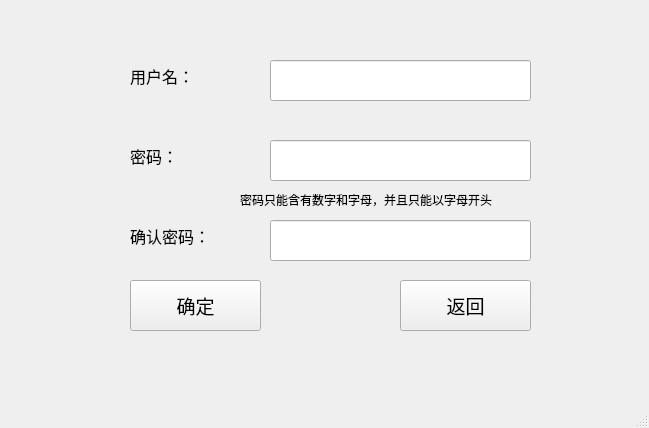
<?xml version="1.0" encoding="UTF-8"?>
<ui version="4.0">
 <class>registerWindow</class>
 <widget class="QMainWindow" name="registerWindow">
  <property name="geometry">
   <rect>
    <x>0</x>
    <y>0</y>
    <width>649</width>
    <height>428</height>
   </rect>
  </property>
  <property name="windowTitle">
   <string>注册</string>
  </property>
  <widget class="QWidget" name="centralwidget">
   <widget class="QLabel" name="label_register_name">
    <property name="geometry">
     <rect>
      <x>130</x>
      <y>60</y>
      <width>101</width>
      <height>31</height>
     </rect>
    </property>
    <property name="font">
     <font>
      <family>Consolas</family>
      <pointsize>12</pointsize>
     </font>
    </property>
    <property name="text">
     <string>用户名：</string>
    </property>
   </widget>
   <widget class="QLabel" name="label_register_pwd">
    <property name="geometry">
     <rect>
      <x>130</x>
      <y>140</y>
      <width>101</width>
      <height>31</height>
     </rect>
    </property>
    <property name="font">
     <font>
      <family>Consolas</family>
      <pointsize>12</pointsize>
     </font>
    </property>
    <property name="text">
     <string>密码：</string>
    </property>
   </widget>
   <widget class="QLabel" name="label_register_pwd2">
    <property name="geometry">
     <rect>
      <x>130</x>
      <y>220</y>
      <width>101</width>
      <height>31</height>
     </rect>
    </property>
    <property name="font">
     <font>
      <family>Consolas</family>
      <pointsize>12</pointsize>
     </font>
    </property>
    <property name="text">
     <string>确认密码：</string>
    </property>
   </widget>
   <widget class="QLineEdit" name="lineEdit_register_name">
    <property name="geometry">
     <rect>
      <x>270</x>
      <y>60</y>
      <width>261</width>
      <height>41</height>
     </rect>
    </property>
    <property name="font">
     <font>
      <family>宋体</family>
      <pointsize>14</pointsize>
     </font>
    </property>
   </widget>
   <widget class="QLineEdit" name="lineEdit_register_pwd1">
    <property name="geometry">
     <rect>
      <x>270</x>
      <y>140</y>
      <width>261</width>
      <height>41</height>
     </rect>
    </property>
    <property name="font">
     <font>
      <family>宋体</family>
      <pointsize>14</pointsize>
     </font>
    </property>
    <property name="echoMode">
     <enum>QLineEdit::Password</enum>
    </property>
   </widget>
   <widget class="QLineEdit" name="lineEdit_register_pwd2">
    <property name="geometry">
     <rect>
      <x>270</x>
      <y>220</y>
      <width>261</width>
      <height>41</height>
     </rect>
    </property>
    <property name="font">
     <font>
      <family>宋体</family>
      <pointsize>14</pointsize>
     </font>
    </property>
    <property name="echoMode">
     <enum>QLineEdit::Password</enum>
    </property>
   </widget>
   <widget class="QPushButton" name="confirmButton">
    <property name="geometry">
     <rect>
      <x>130</x>
      <y>280</y>
      <width>131</width>
      <height>51</height>
     </rect>
    </property>
    <property name="font">
     <font>
      <family>AcadEref</family>
      <pointsize>14</pointsize>
     </font>
    </property>
    <property name="text">
     <string>确定</string>
    </property>
   </widget>
   <widget class="QPushButton" name="returnButton">
    <property name="geometry">
     <rect>
      <x>400</x>
      <y>280</y>
      <width>131</width>
      <height>51</height>
     </rect>
    </property>
    <property name="font">
     <font>
      <family>AcadEref</family>
      <pointsize>14</pointsize>
     </font>
    </property>
    <property name="text">
     <string>返回</string>
    </property>
   </widget>
   <widget class="QLabel" name="tip_label2">
    <property name="geometry">
     <rect>
      <x>540</x>
      <y>64</y>
      <width>91</width>
      <height>31</height>
     </rect>
    </property>
    <property name="font">
     <font>
      <family>宋体</family>
     </font>
    </property>
    <property name="styleSheet">
     <string notr="true">color: rgb(255, 52, 12);</string>
    </property>
    <property name="text">
     <string/>
    </property>
    <property name="wordWrap">
     <bool>true</bool>
    </property>
   </widget>
   <widget class="QLabel" name="tip_label3">
    <property name="geometry">
     <rect>
      <x>540</x>
      <y>210</y>
      <width>91</width>
      <height>51</height>
     </rect>
    </property>
    <property name="font">
     <font>
      <family>宋体</family>
     </font>
    </property>
    <property name="styleSheet">
     <string notr="true">color: rgb(255, 52, 12);</string>
    </property>
    <property name="lineWidth">
     <number>0</number>
    </property>
    <property name="text">
     <string/>
    </property>
    <property name="wordWrap">
     <bool>true</bool>
    </property>
   </widget>
   <widget class="QLabel" name="tip_label4">
    <property name="geometry">
     <rect>
      <x>240</x>
      <y>190</y>
      <width>391</width>
      <height>20</height>
     </rect>
    </property>
    <property name="text">
     <string>密码只能含有数字和字母，并且只能以字母开头</string>
    </property>
   </widget>
  </widget>
  <widget class="QMenuBar" name="menubar">
   <property name="geometry">
    <rect>
     <x>0</x>
     <y>0</y>
     <width>649</width>
     <height>26</height>
    </rect>
   </property>
  </widget>
  <widget class="QStatusBar" name="statusbar"/>
 </widget>
 <resources/>
 <connections/>
</ui>
